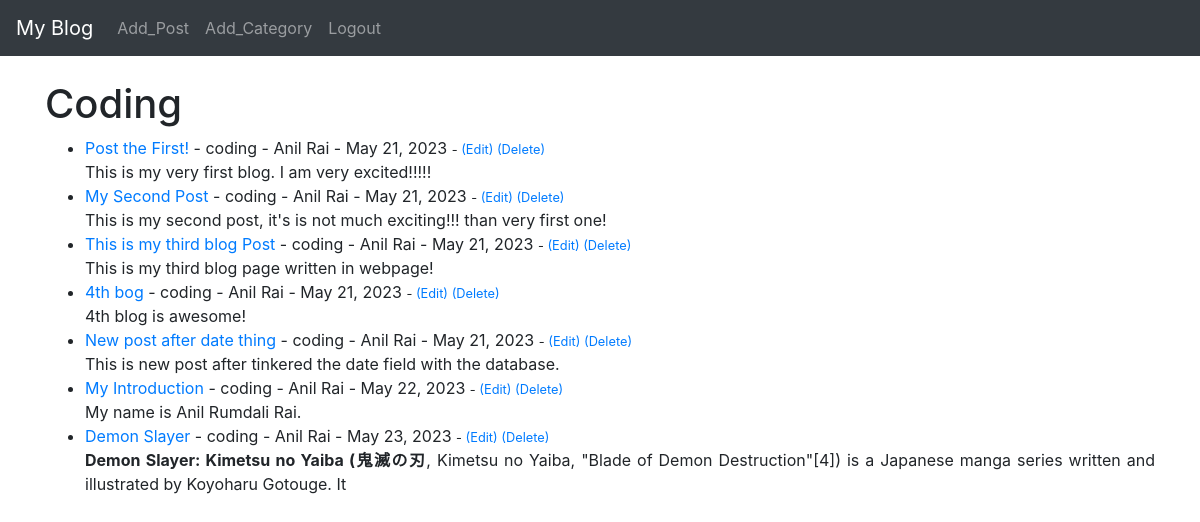
Page /category/coding/ (signed in) on the committed database.
### theblog/models.py (models this page shows, shortened)
class Post(models.Model):
    title = models.CharField(max_length=255)
    title_tag = models.CharField(max_length=255)
    author = models.ForeignKey(User,on_delete=models.CASCADE)
    body = models.TextField()
    post_date = models.DateField(auto_now_add=True)
    catogery = models.CharField(max_length= 255, default ='coding')

### theblog/views.py (the view)
# urls.py: path('category/<str:cats>/', CategoryView, name='category'),
def CategoryView(request, cats):
    category_posts = Post.objects.filter(catogery=cats.replace('-', ' '))   #mistake spell from model
    return render(request, 'categories.html', {'cats':cats.title().replace('-', ' '), 'category_posts':category_posts})

### theblog/templates/categories.html
{% extends 'base.html' %}
{% block content %}
{% if category_posts %}
    <h1> {{ cats }} </h1>
    <ul>
    {% for post in category_posts %}
        <li><a href="{% url 'article-detail' post.pk %}">
            {{ post.title }}</a> -
            {{ post.catogery }} -
            {{post.author.first_name}}
            {{post.author.last_name}} -
            {{ post.post_date }}
            <small>
            {% if user.is_authenticated %}
                - <a href="{% url 'update_post' post.pk %}"> (Edit) </a>
                <a href="{% url 'delete_post' post.pk %}"> (Delete) </a>
            {% endif %}
            </small>
            <br/>
            {{ post.body|slice:':200'|safe }}</li>
    {% endfor %}
    </ul>
{% else %}
   <h2>Sorry! this page doesn't exsit...</h2>
{% endif %}
{% endblock %}

### rows in the picture
Post: title "Post the First!", catogery "coding", author.first_name "Anil", author.last_name "Rai", post_date "May 21, 2023", body "This is my very first blog. I am very excited!!!!!"
Post: title "My Second Post", catogery "coding", author.first_name "Anil", author.last_name "Rai", post_date "May 21, 2023", body "This is my second post, it's is not much exciting!!! than very first one!"
Post: title "This is my third blog Post", catogery "coding", author.first_name "Anil", author.last_name "Rai", post_date "May 21, 2023", body "This is my third blog page written in webpage!"
Post: title "4th bog", catogery "coding", author.first_name "Anil", author.last_name "Rai", post_date "May 21, 2023", body "4th blog is awesome!"
Post: title "New post after date thing", catogery "coding", author.first_name "Anil", author.last_name "Rai", post_date "May 21, 2023", body "This is new post after tinkered the date field with the database."
Post: title "My Introduction", catogery "coding", author.first_name "Anil", author.last_name "Rai", post_date "May 22, 2023", body "My name is Anil Rumdali Rai."
Post: title "Demon Slayer", catogery "coding", author.first_name "Anil", author.last_name "Rai", post_date "May 23, 2023", body "Demon Slayer: Kimetsu no Yaiba (鬼滅の刃 , Kimetsu no Yaiba, \"Blade of Demon Destruction\"[4]) is a Japanese manga series written and illustrated by Koyoharu Gotouge. It"

### other values in the picture
{{ cats }} "Coding"
